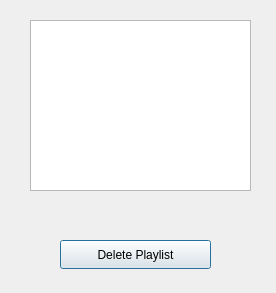
<?xml version="1.0" encoding="UTF-8"?>
<ui version="4.0">
 <class>Dialog</class>
 <widget class="QDialog" name="Dialog">
  <property name="geometry">
   <rect>
    <x>0</x>
    <y>0</y>
    <width>276</width>
    <height>293</height>
   </rect>
  </property>
  <property name="windowTitle">
   <string>Dialog</string>
  </property>
  <widget class="QPushButton" name="pushButton">
   <property name="geometry">
    <rect>
     <x>60</x>
     <y>240</y>
     <width>151</width>
     <height>29</height>
    </rect>
   </property>
   <property name="text">
    <string>Delete Playlist</string>
   </property>
  </widget>
  <widget class="QListWidget" name="listWidget">
   <property name="geometry">
    <rect>
     <x>30</x>
     <y>20</y>
     <width>221</width>
     <height>171</height>
    </rect>
   </property>
  </widget>
 </widget>
 <resources/>
 <connections/>
</ui>
